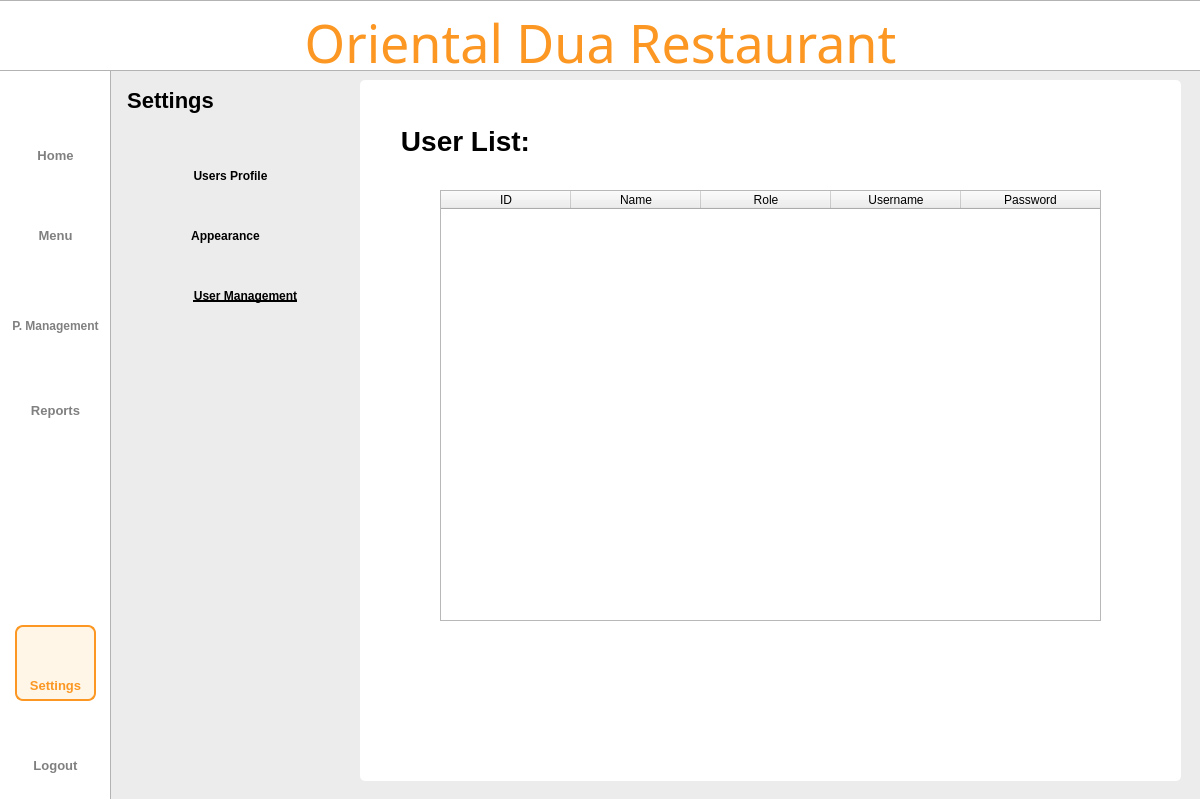
<?xml version="1.0" encoding="UTF-8"?>
<ui version="4.0">
 <class>Dialog</class>
 <widget class="QDialog" name="Dialog">
  <property name="geometry">
   <rect>
    <x>0</x>
    <y>0</y>
    <width>1200</width>
    <height>799</height>
   </rect>
  </property>
  <property name="windowTitle">
   <string>Dialog</string>
  </property>
  <widget class="QWidget" name="bgwidget" native="true">
   <property name="geometry">
    <rect>
     <x>0</x>
     <y>0</y>
     <width>1200</width>
     <height>800</height>
    </rect>
   </property>
   <property name="layoutDirection">
    <enum>Qt::LeftToRight</enum>
   </property>
   <property name="styleSheet">
    <string notr="true">QWidget#bgwidget{background-color: rgb(236, 236, 236);}

</string>
   </property>
   <widget class="QLabel" name="sidebar">
    <property name="geometry">
     <rect>
      <x>-10</x>
      <y>-10</y>
      <width>121</width>
      <height>891</height>
     </rect>
    </property>
    <property name="styleSheet">
     <string notr="true">background-color: rgb(255, 255, 255);
border: 1px solid rgba(0, 0, 0, 0.3);  </string>
    </property>
    <property name="text">
     <string/>
    </property>
   </widget>
   <widget class="QLabel" name="titlebar">
    <property name="geometry">
     <rect>
      <x>-2</x>
      <y>0</y>
      <width>1204</width>
      <height>71</height>
     </rect>
    </property>
    <property name="styleSheet">
     <string notr="true">background-color: rgb(255, 255, 255);
border: 1px solid rgba(0, 0, 0, 0.3);  </string>
    </property>
    <property name="text">
     <string/>
    </property>
   </widget>
   <widget class="QLabel" name="whitebg">
    <property name="geometry">
     <rect>
      <x>360</x>
      <y>80</y>
      <width>821</width>
      <height>701</height>
     </rect>
    </property>
    <property name="styleSheet">
     <string notr="true">background-color: rgb(255, 255, 255);
border-radius: 5px;  </string>
    </property>
    <property name="text">
     <string/>
    </property>
   </widget>
   <widget class="QLabel" name="title">
    <property name="geometry">
     <rect>
      <x>0</x>
      <y>10</y>
      <width>1201</width>
      <height>71</height>
     </rect>
    </property>
    <property name="styleSheet">
     <string notr="true">QLabel#title{
	color: #FB9722;
    font-family: Sacramento;
    font-size: 52px;
    font-weight: 400;
    padding-bottom: 5px;
    text-align: center;
}</string>
    </property>
    <property name="text">
     <string>Oriental Dua Restaurant</string>
    </property>
    <property name="alignment">
     <set>Qt::AlignCenter</set>
    </property>
    <property name="wordWrap">
     <bool>true</bool>
    </property>
   </widget>
   <widget class="QLabel" name="settings">
    <property name="geometry">
     <rect>
      <x>110</x>
      <y>80</y>
      <width>121</width>
      <height>41</height>
     </rect>
    </property>
    <property name="styleSheet">
     <string notr="true">QLabel#settings{
    color: #000000;
    font-family: 'Roboto';
    font-size: 22px;
    font-weight: 500;
}</string>
    </property>
    <property name="text">
     <string>Settings</string>
    </property>
    <property name="alignment">
     <set>Qt::AlignCenter</set>
    </property>
   </widget>
   <widget class="QLabel" name="userlistlabel">
    <property name="geometry">
     <rect>
      <x>380</x>
      <y>110</y>
      <width>171</width>
      <height>61</height>
     </rect>
    </property>
    <property name="styleSheet">
     <string notr="true">QLabel#userlistlabel{
    color: #000000;
    font-family: 'Inter';
    font-size: 28px;
    font-weight: 500;
}</string>
    </property>
    <property name="text">
     <string>User List:</string>
    </property>
    <property name="alignment">
     <set>Qt::AlignCenter</set>
    </property>
   </widget>
   <widget class="QLabel" name="userprofIcon">
    <property name="geometry">
     <rect>
      <x>140</x>
      <y>160</y>
      <width>35</width>
      <height>35</height>
     </rect>
    </property>
    <property name="styleSheet">
     <string notr="true"/>
    </property>
    <property name="text">
     <string/>
    </property>
    <property name="pixmap">
     <pixmap resource="../resource.qrc">:/icon/icons/user.png</pixmap>
    </property>
    <property name="scaledContents">
     <bool>true</bool>
    </property>
    <property name="alignment">
     <set>Qt::AlignCenter</set>
    </property>
   </widget>
   <widget class="QLabel" name="appearanceIcon">
    <property name="geometry">
     <rect>
      <x>140</x>
      <y>220</y>
      <width>35</width>
      <height>35</height>
     </rect>
    </property>
    <property name="styleSheet">
     <string notr="true"/>
    </property>
    <property name="text">
     <string/>
    </property>
    <property name="pixmap">
     <pixmap resource="../resource.qrc">:/icon/icons/appearance.png</pixmap>
    </property>
    <property name="scaledContents">
     <bool>true</bool>
    </property>
    <property name="alignment">
     <set>Qt::AlignCenter</set>
    </property>
   </widget>
   <widget class="QLabel" name="usersIcon">
    <property name="geometry">
     <rect>
      <x>140</x>
      <y>280</y>
      <width>35</width>
      <height>35</height>
     </rect>
    </property>
    <property name="styleSheet">
     <string notr="true"/>
    </property>
    <property name="text">
     <string/>
    </property>
    <property name="pixmap">
     <pixmap resource="../resource.qrc">:/icon/icons/users.png</pixmap>
    </property>
    <property name="scaledContents">
     <bool>true</bool>
    </property>
    <property name="alignment">
     <set>Qt::AlignCenter</set>
    </property>
   </widget>
   <widget class="QLabel" name="p_mIcon">
    <property name="geometry">
     <rect>
      <x>37</x>
      <y>270</y>
      <width>40</width>
      <height>40</height>
     </rect>
    </property>
    <property name="minimumSize">
     <size>
      <width>40</width>
      <height>40</height>
     </size>
    </property>
    <property name="maximumSize">
     <size>
      <width>40</width>
      <height>40</height>
     </size>
    </property>
    <property name="styleSheet">
     <string notr="true">QLabel#Pmanagementbtn{
    color: rgba(0,0,0, 0.5);
    font-family: 'Roboto';
    font-size: 11px;
    font-weight: 300;
}</string>
    </property>
    <property name="text">
     <string/>
    </property>
    <property name="pixmap">
     <pixmap resource="../resource.qrc">:/icon/icons/productm.png</pixmap>
    </property>
    <property name="scaledContents">
     <bool>true</bool>
    </property>
    <property name="alignment">
     <set>Qt::AlignCenter</set>
    </property>
   </widget>
   <widget class="QTableWidget" name="tableWidget">
    <property name="geometry">
     <rect>
      <x>440</x>
      <y>190</y>
      <width>661</width>
      <height>431</height>
     </rect>
    </property>
    <property name="alternatingRowColors">
     <bool>true</bool>
    </property>
    <property name="showGrid">
     <bool>true</bool>
    </property>
    <property name="gridStyle">
     <enum>Qt::SolidLine</enum>
    </property>
    <property name="sortingEnabled">
     <bool>false</bool>
    </property>
    <attribute name="horizontalHeaderCascadingSectionResizes">
     <bool>true</bool>
    </attribute>
    <attribute name="horizontalHeaderMinimumSectionSize">
     <number>50</number>
    </attribute>
    <attribute name="horizontalHeaderDefaultSectionSize">
     <number>130</number>
    </attribute>
    <attribute name="horizontalHeaderStretchLastSection">
     <bool>true</bool>
    </attribute>
    <attribute name="verticalHeaderVisible">
     <bool>false</bool>
    </attribute>
    <column>
     <property name="text">
      <string>ID</string>
     </property>
    </column>
    <column>
     <property name="text">
      <string>Name</string>
     </property>
    </column>
    <column>
     <property name="text">
      <string>Role</string>
     </property>
    </column>
    <column>
     <property name="text">
      <string>Username</string>
     </property>
    </column>
    <column>
     <property name="text">
      <string>Password</string>
     </property>
    </column>
   </widget>
   <widget class="QPushButton" name="logoutbtn">
    <property name="geometry">
     <rect>
      <x>15</x>
      <y>750</y>
      <width>81</width>
      <height>31</height>
     </rect>
    </property>
    <property name="styleSheet">
     <string notr="true">QPushButton{
    color: rgba(0,0,0, 0.5);
    font-family: 'Inter';
    font-size: 13px;
    font-weight: 500;
	border:none;
}

QPushButton:hover{
color: #FB9722;
border: 2px solid #FB9722;
border-radius: 8px;
background-color: rgba(255, 167, 25, 0.1);
}

</string>
    </property>
    <property name="text">
     <string>Logout</string>
    </property>
   </widget>
   <widget class="QPushButton" name="p_managementbtn">
    <property name="geometry">
     <rect>
      <x>5</x>
      <y>310</y>
      <width>101</width>
      <height>31</height>
     </rect>
    </property>
    <property name="styleSheet">
     <string notr="true">QPushButton{
    color: rgba(0,0,0, 0.5);
    font-family: 'Inter';
    font-size: 12px;
    font-weight: 500;
	border:none;
}

QPushButton:hover{
color: #FB9722;
border: 2px solid #FB9722;
border-radius: 8px;
background-color: rgba(255, 167, 25, 0.1);
}
</string>
    </property>
    <property name="text">
     <string>P. Management</string>
    </property>
   </widget>
   <widget class="QPushButton" name="homebtn">
    <property name="geometry">
     <rect>
      <x>15</x>
      <y>140</y>
      <width>81</width>
      <height>31</height>
     </rect>
    </property>
    <property name="styleSheet">
     <string notr="true">QPushButton{
    color: rgba(0,0,0, 0.5);
    font-family: 'Inter';
    font-size: 13px;
    font-weight: 500;
	border:none;
}

QPushButton:hover{
color: #FB9722;
border: 2px solid #FB9722;
border-radius: 8px;
background-color: rgba(255, 167, 25, 0.1);
}
</string>
    </property>
    <property name="text">
     <string>Home</string>
    </property>
   </widget>
   <widget class="QPushButton" name="menubtn">
    <property name="geometry">
     <rect>
      <x>15</x>
      <y>220</y>
      <width>81</width>
      <height>31</height>
     </rect>
    </property>
    <property name="styleSheet">
     <string notr="true">QPushButton{
    color: rgba(0,0,0, 0.5);
    font-family: 'Inter';
    font-size: 13px;
    font-weight: 500;
	border:none;
}

QPushButton:hover{
color: #FB9722;
border: 2px solid #FB9722;
border-radius: 8px;
background-color: rgba(255, 167, 25, 0.1);
}
</string>
    </property>
    <property name="text">
     <string>Menu</string>
    </property>
   </widget>
   <widget class="QPushButton" name="reportbtn">
    <property name="geometry">
     <rect>
      <x>15</x>
      <y>395</y>
      <width>81</width>
      <height>31</height>
     </rect>
    </property>
    <property name="styleSheet">
     <string notr="true">QPushButton{
    color: rgba(0,0,0, 0.5);
    font-family: 'Inter';
    font-size: 13px;
    font-weight: 500;
	border:none;
}

QPushButton:hover{
color: #FB9722;
border: 2px solid #FB9722;
border-radius: 8px;
background-color: rgba(255, 167, 25, 0.1);
}
</string>
    </property>
    <property name="text">
     <string>Reports</string>
    </property>
   </widget>
   <widget class="QLabel" name="menuIcon">
    <property name="geometry">
     <rect>
      <x>40</x>
      <y>190</y>
      <width>30</width>
      <height>30</height>
     </rect>
    </property>
    <property name="minimumSize">
     <size>
      <width>30</width>
      <height>30</height>
     </size>
    </property>
    <property name="maximumSize">
     <size>
      <width>35</width>
      <height>35</height>
     </size>
    </property>
    <property name="styleSheet">
     <string notr="true">QLabel#Pmanagementbtn{
    color: rgba(0,0,0, 0.5);
    font-family: 'Roboto';
    font-size: 11px;
    font-weight: 300;
}</string>
    </property>
    <property name="text">
     <string/>
    </property>
    <property name="pixmap">
     <pixmap resource="../resource.qrc">:/icon/icons/menu.png</pixmap>
    </property>
    <property name="scaledContents">
     <bool>true</bool>
    </property>
    <property name="alignment">
     <set>Qt::AlignCenter</set>
    </property>
   </widget>
   <widget class="QLabel" name="homeIcon">
    <property name="geometry">
     <rect>
      <x>40</x>
      <y>110</y>
      <width>30</width>
      <height>30</height>
     </rect>
    </property>
    <property name="minimumSize">
     <size>
      <width>30</width>
      <height>30</height>
     </size>
    </property>
    <property name="maximumSize">
     <size>
      <width>35</width>
      <height>35</height>
     </size>
    </property>
    <property name="styleSheet">
     <string notr="true">QLabel#Pmanagementbtn{
    color: rgba(0,0,0, 0.5);
    font-family: 'Roboto';
    font-size: 11px;
    font-weight: 300;
}</string>
    </property>
    <property name="text">
     <string/>
    </property>
    <property name="pixmap">
     <pixmap resource="../resource.qrc">:/icon/icons/home.png</pixmap>
    </property>
    <property name="scaledContents">
     <bool>true</bool>
    </property>
    <property name="alignment">
     <set>Qt::AlignCenter</set>
    </property>
   </widget>
   <widget class="QLabel" name="reportIcon">
    <property name="geometry">
     <rect>
      <x>39</x>
      <y>360</y>
      <width>35</width>
      <height>35</height>
     </rect>
    </property>
    <property name="minimumSize">
     <size>
      <width>35</width>
      <height>35</height>
     </size>
    </property>
    <property name="maximumSize">
     <size>
      <width>35</width>
      <height>35</height>
     </size>
    </property>
    <property name="styleSheet">
     <string notr="true">QLabel#Pmanagementbtn{
    color: rgba(0,0,0, 0.5);
    font-family: 'Roboto';
    font-size: 11px;
    font-weight: 300;
}</string>
    </property>
    <property name="text">
     <string/>
    </property>
    <property name="pixmap">
     <pixmap resource="../resource.qrc">:/icon/icons/report.png</pixmap>
    </property>
    <property name="scaledContents">
     <bool>true</bool>
    </property>
    <property name="alignment">
     <set>Qt::AlignCenter</set>
    </property>
   </widget>
   <widget class="QLabel" name="logoutIcon">
    <property name="geometry">
     <rect>
      <x>39</x>
      <y>715</y>
      <width>35</width>
      <height>35</height>
     </rect>
    </property>
    <property name="minimumSize">
     <size>
      <width>35</width>
      <height>35</height>
     </size>
    </property>
    <property name="maximumSize">
     <size>
      <width>35</width>
      <height>35</height>
     </size>
    </property>
    <property name="styleSheet">
     <string notr="true">QLabel#Pmanagementbtn{
    color: rgba(0,0,0, 0.5);
    font-family: 'Roboto';
    font-size: 11px;
    font-weight: 300;
}</string>
    </property>
    <property name="text">
     <string/>
    </property>
    <property name="pixmap">
     <pixmap resource="../resource.qrc">:/icon/icons/shutdown.png</pixmap>
    </property>
    <property name="scaledContents">
     <bool>true</bool>
    </property>
    <property name="alignment">
     <set>Qt::AlignCenter</set>
    </property>
   </widget>
   <widget class="QPushButton" name="userprofbtn">
    <property name="geometry">
     <rect>
      <x>180</x>
      <y>160</y>
      <width>101</width>
      <height>31</height>
     </rect>
    </property>
    <property name="styleSheet">
     <string notr="true">QPushButton#userprofbtn{
    color: #000000;
    font-family: &quot;Roboto&quot;;
    font-size: 12px;
    font-weight: 500;
	border:none;
}</string>
    </property>
    <property name="text">
     <string>Users Profile</string>
    </property>
   </widget>
   <widget class="QPushButton" name="appearancebtn">
    <property name="geometry">
     <rect>
      <x>180</x>
      <y>220</y>
      <width>91</width>
      <height>31</height>
     </rect>
    </property>
    <property name="styleSheet">
     <string notr="true">QPushButton#appearancebtn{
    color: #000000;
    font-family: &quot;Roboto&quot;;
    font-size: 12px;
    font-weight: 500;
	border:none;
}</string>
    </property>
    <property name="text">
     <string>Appearance</string>
    </property>
   </widget>
   <widget class="QPushButton" name="usersbtn">
    <property name="geometry">
     <rect>
      <x>180</x>
      <y>280</y>
      <width>131</width>
      <height>31</height>
     </rect>
    </property>
    <property name="styleSheet">
     <string notr="true">QPushButton#usersbtn{
    color: #000000;
    font-family: &quot;Roboto&quot;;
    font-size: 12px;
    font-weight: 500;
	border:none;
	text-decoration: underline;
}</string>
    </property>
    <property name="text">
     <string>User Management</string>
    </property>
   </widget>
   <widget class="QLabel" name="editIcon">
    <property name="geometry">
     <rect>
      <x>1070</x>
      <y>120</y>
      <width>35</width>
      <height>35</height>
     </rect>
    </property>
    <property name="styleSheet">
     <string notr="true"/>
    </property>
    <property name="text">
     <string/>
    </property>
    <property name="pixmap">
     <pixmap resource="../resource.qrc">:/icon/icons/edit.png</pixmap>
    </property>
    <property name="scaledContents">
     <bool>true</bool>
    </property>
    <property name="alignment">
     <set>Qt::AlignCenter</set>
    </property>
   </widget>
   <widget class="QPushButton" name="editbtn">
    <property name="geometry">
     <rect>
      <x>1060</x>
      <y>120</y>
      <width>51</width>
      <height>41</height>
     </rect>
    </property>
    <property name="styleSheet">
     <string notr="true">border:none;</string>
    </property>
    <property name="text">
     <string/>
    </property>
    <property name="iconSize">
     <size>
      <width>35</width>
      <height>35</height>
     </size>
    </property>
   </widget>
   <widget class="QLabel" name="settingIcon">
    <property name="geometry">
     <rect>
      <x>39</x>
      <y>634</y>
      <width>35</width>
      <height>35</height>
     </rect>
    </property>
    <property name="minimumSize">
     <size>
      <width>35</width>
      <height>35</height>
     </size>
    </property>
    <property name="maximumSize">
     <size>
      <width>35</width>
      <height>35</height>
     </size>
    </property>
    <property name="styleSheet">
     <string notr="true">QLabel#Pmanagementbtn{
    color: rgba(0,0,0, 0.5);
    font-family: 'Roboto';
    font-size: 11px;
    font-weight: 300;
}</string>
    </property>
    <property name="text">
     <string/>
    </property>
    <property name="pixmap">
     <pixmap resource="../resource.qrc">:/icon/icons/settings2.png</pixmap>
    </property>
    <property name="scaledContents">
     <bool>true</bool>
    </property>
    <property name="alignment">
     <set>Qt::AlignCenter</set>
    </property>
   </widget>
   <widget class="QPushButton" name="settingsbtn">
    <property name="geometry">
     <rect>
      <x>15</x>
      <y>670</y>
      <width>81</width>
      <height>31</height>
     </rect>
    </property>
    <property name="styleSheet">
     <string notr="true">QPushButton{
    color: #FB9722;;
    font-family: 'Inter';
    font-size: 13px;
    font-weight: 500;
	border:none;
}
</string>
    </property>
    <property name="text">
     <string>Settings</string>
    </property>
   </widget>
   <widget class="QLabel" name="label_5">
    <property name="geometry">
     <rect>
      <x>15</x>
      <y>625</y>
      <width>81</width>
      <height>76</height>
     </rect>
    </property>
    <property name="styleSheet">
     <string notr="true">QLabel{
	background-color: rgba(255, 167, 25, 0.1);
	border: 2px solid #FB9722;
	border-radius: 8px;
}</string>
    </property>
    <property name="text">
     <string/>
    </property>
   </widget>
   <zorder>sidebar</zorder>
   <zorder>titlebar</zorder>
   <zorder>whitebg</zorder>
   <zorder>title</zorder>
   <zorder>settings</zorder>
   <zorder>userlistlabel</zorder>
   <zorder>userprofIcon</zorder>
   <zorder>appearanceIcon</zorder>
   <zorder>usersIcon</zorder>
   <zorder>p_mIcon</zorder>
   <zorder>tableWidget</zorder>
   <zorder>logoutbtn</zorder>
   <zorder>p_managementbtn</zorder>
   <zorder>homebtn</zorder>
   <zorder>menubtn</zorder>
   <zorder>reportbtn</zorder>
   <zorder>menuIcon</zorder>
   <zorder>homeIcon</zorder>
   <zorder>reportIcon</zorder>
   <zorder>logoutIcon</zorder>
   <zorder>userprofbtn</zorder>
   <zorder>appearancebtn</zorder>
   <zorder>usersbtn</zorder>
   <zorder>editIcon</zorder>
   <zorder>editbtn</zorder>
   <zorder>label_5</zorder>
   <zorder>settingIcon</zorder>
   <zorder>settingsbtn</zorder>
  </widget>
 </widget>
 <resources>
  <include location="../resource.qrc"/>
 </resources>
 <connections/>
</ui>
